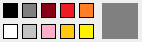
<?xml version="1.0" encoding="UTF-8"?>
<ui version="4.0">
 <class>ColorLabelWidgetClass</class>
 <widget class="QWidget" name="ColorLabelWidgetClass">
  <property name="geometry">
   <rect>
    <x>0</x>
    <y>0</y>
    <width>142</width>
    <height>42</height>
   </rect>
  </property>
  <property name="windowTitle">
   <string>ColorLabelWidget</string>
  </property>
  <layout class="QHBoxLayout" name="horizontalLayout_3">
   <property name="spacing">
    <number>2</number>
   </property>
   <property name="leftMargin">
    <number>0</number>
   </property>
   <property name="topMargin">
    <number>0</number>
   </property>
   <property name="rightMargin">
    <number>0</number>
   </property>
   <property name="bottomMargin">
    <number>0</number>
   </property>
   <item>
    <layout class="QHBoxLayout" name="horizontalLayout_2">
     <item>
      <layout class="QHBoxLayout" name="horizontalLayout">
       <item>
        <layout class="QGridLayout" name="gridLayout">
         <property name="spacing">
          <number>2</number>
         </property>
         <item row="1" column="0">
          <widget class="QRadioButton" name="radioButton_7">
           <property name="sizePolicy">
            <sizepolicy hsizetype="Fixed" vsizetype="Fixed">
             <horstretch>0</horstretch>
             <verstretch>0</verstretch>
            </sizepolicy>
           </property>
           <property name="minimumSize">
            <size>
             <width>17</width>
             <height>17</height>
            </size>
           </property>
           <property name="maximumSize">
            <size>
             <width>17</width>
             <height>17</height>
            </size>
           </property>
           <property name="styleSheet">
            <string notr="true">
QRadioButton::indicator {
 	border: 1px solid black;  /* 设置边框 */
    width: 13px;  /* 设置正方形的边长 */
    height: 13px; /* 设置正方形的边长 */
    border-radius: 0px;  /* 去除圆角，确保是正方形 */
    background-color: #ffffff;  /* 设置选中颜色 */
}

QRadioButton::indicator:checked {
   border:2px solid black;  /* 设置边框 */
}
</string>
           </property>
           <property name="text">
            <string/>
           </property>
          </widget>
         </item>
         <item row="1" column="2">
          <widget class="QRadioButton" name="radioButton_8">
           <property name="sizePolicy">
            <sizepolicy hsizetype="Fixed" vsizetype="Fixed">
             <horstretch>0</horstretch>
             <verstretch>0</verstretch>
            </sizepolicy>
           </property>
           <property name="minimumSize">
            <size>
             <width>17</width>
             <height>17</height>
            </size>
           </property>
           <property name="maximumSize">
            <size>
             <width>17</width>
             <height>17</height>
            </size>
           </property>
           <property name="styleSheet">
            <string notr="true">
QRadioButton::indicator {
 	border: 1px solid black;  /* 设置边框 */
    width: 13px;  /* 设置正方形的边长 */
    height: 13px; /* 设置正方形的边长 */
    border-radius: 0px;  /* 去除圆角，确保是正方形 */
    background-color: #ffaec9;  /* 设置选中颜色 */
}

QRadioButton::indicator:checked {
   border:2px solid black;  /* 设置边框 */
}
</string>
           </property>
           <property name="text">
            <string/>
           </property>
          </widget>
         </item>
         <item row="0" column="1">
          <widget class="QRadioButton" name="radioButton_2">
           <property name="sizePolicy">
            <sizepolicy hsizetype="Fixed" vsizetype="Fixed">
             <horstretch>0</horstretch>
             <verstretch>0</verstretch>
            </sizepolicy>
           </property>
           <property name="minimumSize">
            <size>
             <width>17</width>
             <height>17</height>
            </size>
           </property>
           <property name="maximumSize">
            <size>
             <width>17</width>
             <height>17</height>
            </size>
           </property>
           <property name="styleSheet">
            <string notr="true">
QRadioButton::indicator {
 	border: 1px solid black;  /* 设置边框 */
    width: 13px;  /* 设置正方形的边长 */
    height: 13px; /* 设置正方形的边长 */
    border-radius: 0px;  /* 去除圆角，确保是正方形 */
    background-color: #7f7f7f;  /* 设置选中颜色 */
}

QRadioButton::indicator:checked {
   border:2px solid black;  /* 设置边框 */
}
</string>
           </property>
           <property name="text">
            <string/>
           </property>
          </widget>
         </item>
         <item row="0" column="2">
          <widget class="QRadioButton" name="radioButton_3">
           <property name="sizePolicy">
            <sizepolicy hsizetype="Fixed" vsizetype="Fixed">
             <horstretch>0</horstretch>
             <verstretch>0</verstretch>
            </sizepolicy>
           </property>
           <property name="minimumSize">
            <size>
             <width>17</width>
             <height>17</height>
            </size>
           </property>
           <property name="maximumSize">
            <size>
             <width>17</width>
             <height>17</height>
            </size>
           </property>
           <property name="styleSheet">
            <string notr="true">
QRadioButton::indicator {
 	border: 1px solid black;  /* 设置边框 */
    width: 13px;  /* 设置正方形的边长 */
    height: 13px; /* 设置正方形的边长 */
    border-radius: 0px;  /* 去除圆角，确保是正方形 */
    background-color: #880015;  /* 设置选中颜色 */
}

QRadioButton::indicator:checked {
   border:2px solid black;  /* 设置边框 */
}
</string>
           </property>
           <property name="text">
            <string/>
           </property>
          </widget>
         </item>
         <item row="1" column="3">
          <widget class="QRadioButton" name="radioButton_10">
           <property name="sizePolicy">
            <sizepolicy hsizetype="Fixed" vsizetype="Fixed">
             <horstretch>0</horstretch>
             <verstretch>0</verstretch>
            </sizepolicy>
           </property>
           <property name="minimumSize">
            <size>
             <width>17</width>
             <height>17</height>
            </size>
           </property>
           <property name="maximumSize">
            <size>
             <width>17</width>
             <height>17</height>
            </size>
           </property>
           <property name="styleSheet">
            <string notr="true">
QRadioButton::indicator {
 	border: 1px solid black;  /* 设置边框 */
    width: 13px;  /* 设置正方形的边长 */
    height: 13px; /* 设置正方形的边长 */
    border-radius: 0px;  /* 去除圆角，确保是正方形 */
    background-color: #ffc90e;  /* 设置选中颜色 */
}

QRadioButton::indicator:checked {
   border:2px solid black;  /* 设置边框 */
}
</string>
           </property>
           <property name="text">
            <string/>
           </property>
          </widget>
         </item>
         <item row="1" column="4">
          <widget class="QRadioButton" name="radioButton_9">
           <property name="sizePolicy">
            <sizepolicy hsizetype="Fixed" vsizetype="Fixed">
             <horstretch>0</horstretch>
             <verstretch>0</verstretch>
            </sizepolicy>
           </property>
           <property name="minimumSize">
            <size>
             <width>17</width>
             <height>17</height>
            </size>
           </property>
           <property name="maximumSize">
            <size>
             <width>17</width>
             <height>17</height>
            </size>
           </property>
           <property name="styleSheet">
            <string notr="true">
QRadioButton::indicator {
 	border: 1px solid black;  /* 设置边框 */
    width: 13px;  /* 设置正方形的边长 */
    height: 13px; /* 设置正方形的边长 */
    border-radius: 0px;  /* 去除圆角，确保是正方形 */
    background-color: #fff200;  /* 设置选中颜色 */
}

QRadioButton::indicator:checked {
   border:2px solid black;  /* 设置边框 */
}
</string>
           </property>
           <property name="text">
            <string/>
           </property>
          </widget>
         </item>
         <item row="0" column="0">
          <widget class="QRadioButton" name="radioButton">
           <property name="sizePolicy">
            <sizepolicy hsizetype="Fixed" vsizetype="Fixed">
             <horstretch>0</horstretch>
             <verstretch>0</verstretch>
            </sizepolicy>
           </property>
           <property name="minimumSize">
            <size>
             <width>17</width>
             <height>17</height>
            </size>
           </property>
           <property name="maximumSize">
            <size>
             <width>17</width>
             <height>17</height>
            </size>
           </property>
           <property name="styleSheet">
            <string notr="true">
QRadioButton::indicator {
 	border: 1px solid black;  /* 设置边框 */
    width: 13px;  /* 设置正方形的边长 */
    height: 13px; /* 设置正方形的边长 */
    border-radius: 0px;  /* 去除圆角，确保是正方形 */
    background-color: #000000;  /* 设置选中颜色 */
}

QRadioButton::indicator:checked {
   border:2px solid #aaff7f;  /* 设置边框 */
}
</string>
           </property>
           <property name="text">
            <string/>
           </property>
          </widget>
         </item>
         <item row="0" column="3">
          <widget class="QRadioButton" name="radioButton_4">
           <property name="sizePolicy">
            <sizepolicy hsizetype="Fixed" vsizetype="Fixed">
             <horstretch>0</horstretch>
             <verstretch>0</verstretch>
            </sizepolicy>
           </property>
           <property name="minimumSize">
            <size>
             <width>17</width>
             <height>17</height>
            </size>
           </property>
           <property name="maximumSize">
            <size>
             <width>17</width>
             <height>17</height>
            </size>
           </property>
           <property name="styleSheet">
            <string notr="true">
QRadioButton::indicator {
 	border: 1px solid black;  /* 设置边框 */
    width: 13px;  /* 设置正方形的边长 */
    height: 13px; /* 设置正方形的边长 */
    border-radius: 0px;  /* 去除圆角，确保是正方形 */
    background-color: #ed1c24;  /* 设置选中颜色 */
}

QRadioButton::indicator:checked {
   border:2px solid black;  /* 设置边框 */
}
</string>
           </property>
           <property name="text">
            <string/>
           </property>
          </widget>
         </item>
         <item row="0" column="4">
          <widget class="QRadioButton" name="radioButton_5">
           <property name="sizePolicy">
            <sizepolicy hsizetype="Fixed" vsizetype="Fixed">
             <horstretch>0</horstretch>
             <verstretch>0</verstretch>
            </sizepolicy>
           </property>
           <property name="minimumSize">
            <size>
             <width>17</width>
             <height>17</height>
            </size>
           </property>
           <property name="maximumSize">
            <size>
             <width>17</width>
             <height>17</height>
            </size>
           </property>
           <property name="styleSheet">
            <string notr="true">
QRadioButton::indicator {
 	border: 1px solid black;  /* 设置边框 */
    width: 13px;  /* 设置正方形的边长 */
    height: 13px; /* 设置正方形的边长 */
    border-radius: 0px;  /* 去除圆角，确保是正方形 */
    background-color: #ff7f27;  /* 设置选中颜色 */
}

QRadioButton::indicator:checked {
   border:2px solid black;  /* 设置边框 */
}
</string>
           </property>
           <property name="text">
            <string/>
           </property>
          </widget>
         </item>
         <item row="1" column="1">
          <widget class="QRadioButton" name="radioButton_6">
           <property name="sizePolicy">
            <sizepolicy hsizetype="Fixed" vsizetype="Fixed">
             <horstretch>0</horstretch>
             <verstretch>0</verstretch>
            </sizepolicy>
           </property>
           <property name="minimumSize">
            <size>
             <width>17</width>
             <height>17</height>
            </size>
           </property>
           <property name="maximumSize">
            <size>
             <width>17</width>
             <height>17</height>
            </size>
           </property>
           <property name="styleSheet">
            <string notr="true">
QRadioButton::indicator {
 	border: 1px solid black;  /* 设置边框 */
    width: 13px;  /* 设置正方形的边长 */
    height: 13px; /* 设置正方形的边长 */
    border-radius: 0px;  /* 去除圆角，确保是正方形 */
    background-color: #c3c3c3;  /* 设置选中颜色 */
}

QRadioButton::indicator:checked {
   border:2px solid black;  /* 设置边框 */
}
</string>
           </property>
           <property name="text">
            <string/>
           </property>
          </widget>
         </item>
        </layout>
       </item>
      </layout>
     </item>
     <item>
      <widget class="QToolButton" name="borderColorButton">
       <property name="sizePolicy">
        <sizepolicy hsizetype="Fixed" vsizetype="Fixed">
         <horstretch>0</horstretch>
         <verstretch>0</verstretch>
        </sizepolicy>
       </property>
       <property name="minimumSize">
        <size>
         <width>36</width>
         <height>36</height>
        </size>
       </property>
       <property name="maximumSize">
        <size>
         <width>32</width>
         <height>36</height>
        </size>
       </property>
       <property name="styleSheet">
        <string notr="true">QToolButton {
    background-color: gray;     
    border: 1px solid transparent;
    width: 50px;
    height: 50px;
    border-radius: 0px;        
}

QToolButton:hover {
    border: 2px solid black;     
}

QToolButton:pressed {
    border: 3px solid black; 
}
</string>
       </property>
       <property name="text">
        <string/>
       </property>
      </widget>
     </item>
    </layout>
   </item>
  </layout>
 </widget>
 <layoutdefault spacing="6" margin="11"/>
 <resources/>
 <connections/>
</ui>
